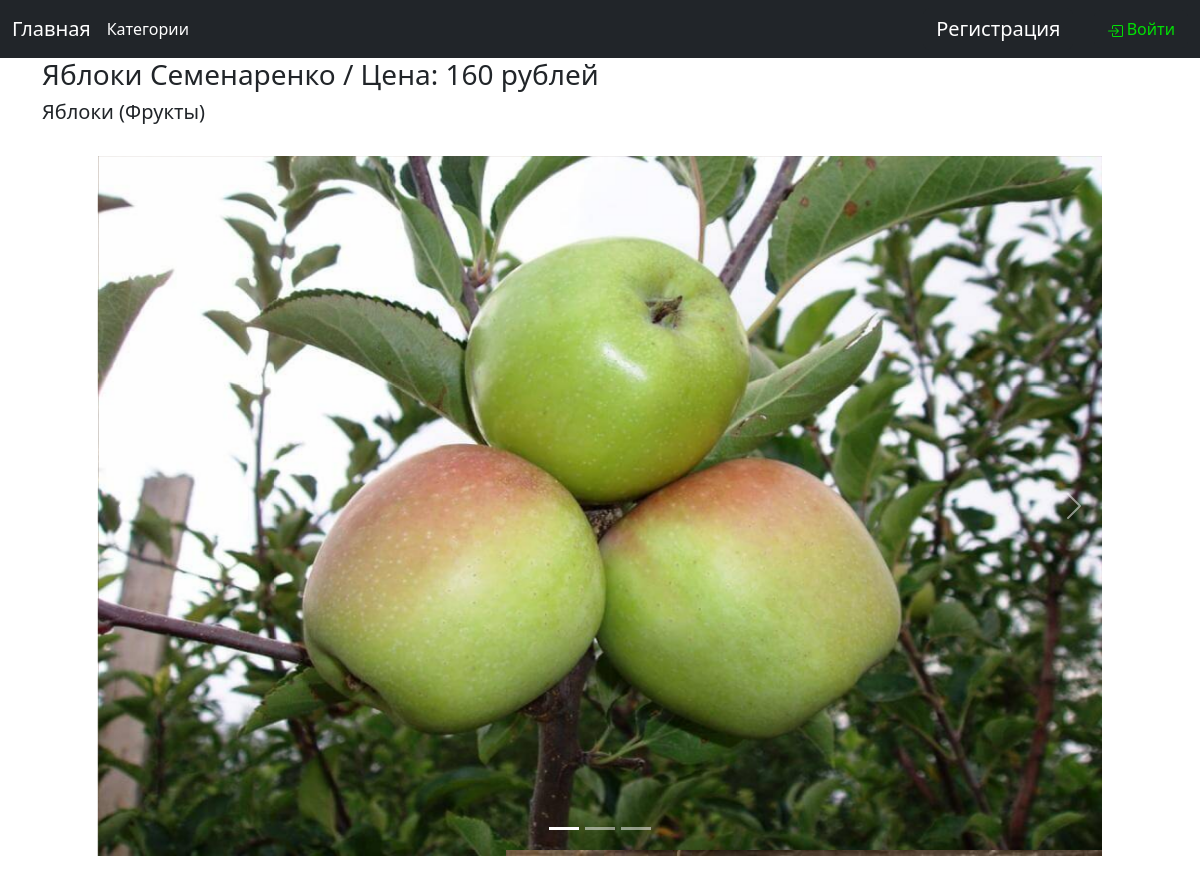
/detail/yabloki-semenarenko, run on the app's committed database.
### products/models.py (models this page shows, shortened)
class Product(models.Model):
    title = models.CharField(max_length=256, unique=True, verbose_name='Название')
    slug = models.SlugField()
    price = models.PositiveIntegerField(verbose_name='Цена')
    photos = models.ManyToManyField(ProductPhoto, related_name='product', verbose_name='Фотографии')
    subcategory = models.ForeignKey('SubCategory', on_delete=models.PROTECT, related_name='product', verbose_name='Подкатегория')
    discount = models.DecimalField(default=0, decimal_places=2, max_digits=4, verbose_name='Скидка')
    showing = models.BooleanField(default=True, verbose_name='Отображать?')
    objects = CustomProductManager()
    class Meta:
        verbose_name = 'Продукт'
        verbose_name_plural = 'Продукты'

class SubCategory(models.Model):
    title = models.CharField(max_length=64, unique=True, verbose_name='Название')
    slug = models.SlugField()
    image = models.ImageField(upload_to='products/img/', verbose_name='Изображение')
    category = models.ForeignKey(Category, on_delete=models.CASCADE, related_name='subcategories', verbose_name='Категория')
    def __str__(self):
        return self.title
    class Meta:
        verbose_name = 'Подкатегория'
        verbose_name_plural = 'Подкатегории'

class Category(models.Model):
    title = models.CharField(max_length=64, unique=True, verbose_name='Название')
    slug = models.SlugField()
    image = models.ImageField(upload_to='products/img/', verbose_name='Изображение')
    def __str__(self):
        return self.title
    class Meta:
        verbose_name = 'Категория'
        verbose_name_plural = 'Категории'

class ProductPhoto(models.Model):
    product_photo = models.ImageField(upload_to='products/img/')
    class Meta:
        verbose_name = 'Фото продукта'
        verbose_name_plural = 'Фотографии продуктов'

### products/views.py (the view)
# urls.py: path('detail/<slug:slug>', views.ProductDetailView.as_view(), name='detail'),
class ProductDetailView(DetailView, FormView):
    context_object_name = 'product'
    template_name = 'products/detail.html'
    form_class = UserLoginForm
    def get_object(self, queryset=None):
        slug = self.kwargs.get(self.slug_url_kwarg, None)
        try:
            return models.Product.objects.showing_products().select_related('subcategory').get(slug=slug)
        except:
            raise Http404('Такого товара не существует')

### products/models.py (called while the page is built)
    def showing_products(self):
        return self.get_queryset().filter(showing=True)

### user_profile/templatetags/tags.py (called while the page is built)
@register.simple_tag(name='get_comments')
def get_comments(product_name=''):
    try:
        return Comments.objects.filter(product__title=product_name)
    except:
        return {}

### products/templates/products/detail.html (shortened to what this page needs)
{% load tags %}
{% load static %}
<!DOCTYPE html>
<html lang="ru">
<head>
    <link href="https://cdn.jsdelivr.net/npm/bootstrap@5.3.0-alpha1/dist/css/bootstrap.min.css" rel="stylesheet">
    <link rel="stylesheet" href="{% static 'css/detail_style.css' %}">
</head>
<body>
{% include "products/navbar.html" %}
<div class="container">
<h3>{{ product.title }} / Цена:
    {% if product.discount == 0.00 %}
        {{ product.price }}
    {% else %}
        <del>{{ product.price }}</del> {{ product.price_with_discount }}
    {% endif %} рублей
</h3>
<h5>{{ product.subcategory }}  ({{ product.subcategory.category }})</h5>
<br>
<div id="carouselExampleIndicators" class="carousel slide">
  <div class="carousel-indicators">
    <button type="button" data-bs-target="#carouselExampleIndicators" data-bs-slide-to="0" class="active" aria-current="true" aria-label="Slide 1"></button>
    <button type="button" data-bs-target="#carouselExampleIndicators" data-bs-slide-to="1" aria-label="Slide 2"></button>
    <button type="button" data-bs-target="#carouselExampleIndicators" data-bs-slide-to="2" aria-label="Slide 3"></button>
  </div>
  <div class="carousel-inner">
      {% for item_photo in product.photos.all %}
            <div class="carousel-item active" align="center">
                <img aria-hidden="true" src="{{ item_photo.product_photo.url }}" class="d-block" width="90%" height="700px">
            </div>
        {% endfor %}
  </div>
  <button class="carousel-control-prev" type="button" data-bs-target="#carouselExampleIndicators" data-bs-slide="prev">
    <span class="carousel-control-prev-icon" aria-hidden="false"></span>
  </button>
  <button class="carousel-control-next" type="button" data-bs-target="#carouselExampleIndicators" data-bs-slide="next">
    <span class="carousel-control-next-icon" aria-hidden="false"></span>
  </button>
</div>
<br>
{% get_comments product.title as comments %}
</div>
</body>
</html>

### data on the page
Product: title "Яблоки Семенаренко", price "160", subcategory "Яблоки", subcategory.category "Фрукты"
ProductPhoto: product_photo (picture)
